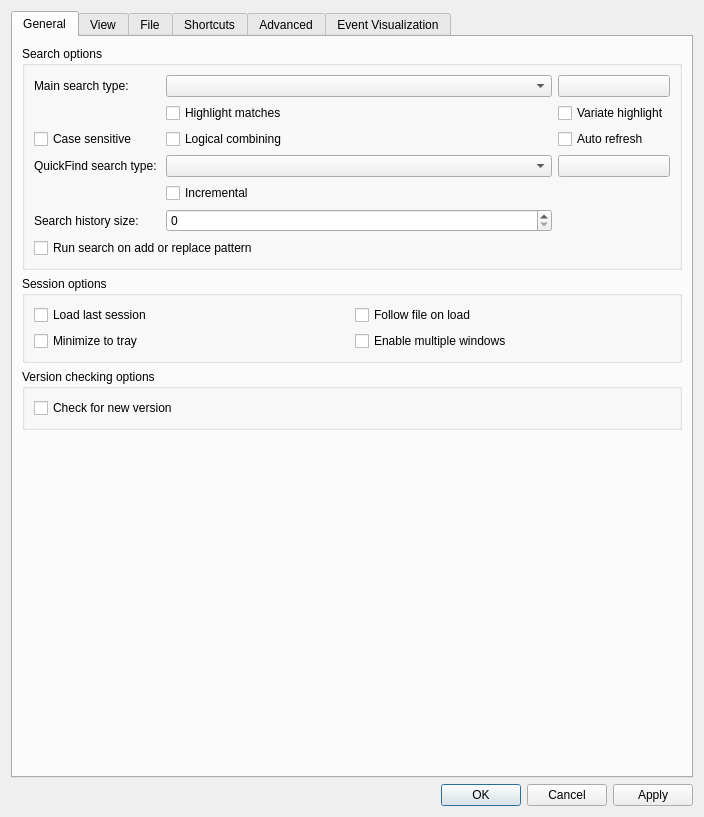
<?xml version="1.0" encoding="UTF-8"?>
<ui version="4.0">
 <class>OptionsDialog</class>
 <widget class="QDialog" name="OptionsDialog">
  <property name="geometry">
   <rect>
    <x>0</x>
    <y>0</y>
    <width>704</width>
    <height>817</height>
   </rect>
  </property>
  <property name="sizePolicy">
   <sizepolicy hsizetype="Fixed" vsizetype="Fixed">
    <horstretch>0</horstretch>
    <verstretch>0</verstretch>
   </sizepolicy>
  </property>
  <property name="windowTitle">
   <string>Klogg preferences</string>
  </property>
  <layout class="QVBoxLayout" name="verticalLayout_2">
   <item>
    <widget class="QTabWidget" name="tabWidget">
     <property name="enabled">
      <bool>true</bool>
     </property>
     <property name="currentIndex">
      <number>0</number>
     </property>
     <widget class="QWidget" name="general_tab">
      <attribute name="title">
       <string>General</string>
      </attribute>
      <layout class="QVBoxLayout" name="verticalLayout_3">
       <item>
        <widget class="QGroupBox" name="searchBox">
         <property name="sizePolicy">
          <sizepolicy hsizetype="Expanding" vsizetype="Fixed">
           <horstretch>0</horstretch>
           <verstretch>0</verstretch>
          </sizepolicy>
         </property>
         <property name="title">
          <string>Search options</string>
         </property>
         <layout class="QVBoxLayout" name="verticalLayout_4">
          <item>
           <layout class="QGridLayout" name="gridLayout">
            <item row="0" column="2">
             <widget class="QPushButton" name="mainSearchColorButton">
              <property name="text">
               <string/>
              </property>
             </widget>
            </item>
            <item row="1" column="1">
             <widget class="QCheckBox" name="highlightMainSearchCheckBox">
              <property name="text">
               <string>Highlight matches</string>
              </property>
             </widget>
            </item>
            <item row="7" column="1">
             <widget class="QCheckBox" name="incrementalCheckBox">
              <property name="layoutDirection">
               <enum>Qt::LeftToRight</enum>
              </property>
              <property name="text">
               <string>Incremental</string>
              </property>
             </widget>
            </item>
            <item row="8" column="0">
             <widget class="QLabel" name="label_11">
              <property name="text">
               <string>Search history size:</string>
              </property>
             </widget>
            </item>
            <item row="1" column="2">
             <widget class="QCheckBox" name="variateHighlightCheckBox">
              <property name="text">
               <string>Variate highlight</string>
              </property>
             </widget>
            </item>
            <item row="0" column="0">
             <widget class="QLabel" name="label_3">
              <property name="text">
               <string>Main search type: </string>
              </property>
             </widget>
            </item>
            <item row="9" column="0" colspan="2">
             <widget class="QCheckBox" name="autoRunSearchOnAddCheckBox">
              <property name="text">
               <string>Run search on add or replace pattern</string>
              </property>
             </widget>
            </item>
            <item row="4" column="0">
             <widget class="QLabel" name="label_4">
              <property name="text">
               <string>QuickFind search type: </string>
              </property>
             </widget>
            </item>
            <item row="8" column="1">
             <widget class="QSpinBox" name="searchHistorySpinBox">
              <property name="maximum">
               <number>999</number>
              </property>
             </widget>
            </item>
            <item row="0" column="1">
             <widget class="QComboBox" name="mainSearchBox">
              <property name="sizePolicy">
               <sizepolicy hsizetype="Expanding" vsizetype="Fixed">
                <horstretch>0</horstretch>
                <verstretch>0</verstretch>
               </sizepolicy>
              </property>
             </widget>
            </item>
            <item row="4" column="2">
             <widget class="QPushButton" name="quickFindColorButton">
              <property name="text">
               <string/>
              </property>
             </widget>
            </item>
            <item row="4" column="1">
             <widget class="QComboBox" name="quickFindSearchBox">
              <property name="sizePolicy">
               <sizepolicy hsizetype="Expanding" vsizetype="Fixed">
                <horstretch>0</horstretch>
                <verstretch>0</verstretch>
               </sizepolicy>
              </property>
             </widget>
            </item>
            <item row="2" column="0">
             <widget class="QCheckBox" name="caseSensitiveCheckBox">
              <property name="text">
               <string>Case sensitive</string>
              </property>
             </widget>
            </item>
            <item row="2" column="1">
             <widget class="QCheckBox" name="logicalCombiningCheckBox">
              <property name="text">
               <string>Logical combining</string>
              </property>
             </widget>
            </item>
            <item row="2" column="2">
             <widget class="QCheckBox" name="autoRefreshCheckBox">
              <property name="text">
               <string>Auto refresh</string>
              </property>
             </widget>
            </item>
           </layout>
          </item>
         </layout>
        </widget>
       </item>
       <item>
        <widget class="QGroupBox" name="sessionBox">
         <property name="title">
          <string>Session options</string>
         </property>
         <layout class="QGridLayout" name="gridLayout_2">
          <item row="2" column="0">
           <widget class="QCheckBox" name="minimizeToTrayCheckBox">
            <property name="text">
             <string>Minimize to tray</string>
            </property>
           </widget>
          </item>
          <item row="0" column="0">
           <widget class="QCheckBox" name="loadLastSessionCheckBox">
            <property name="text">
             <string>Load last session</string>
            </property>
           </widget>
          </item>
          <item row="0" column="1">
           <widget class="QCheckBox" name="followFileOnLoadCheckBox">
            <property name="text">
             <string>Follow file on load</string>
            </property>
           </widget>
          </item>
          <item row="2" column="1">
           <widget class="QCheckBox" name="multipleWindowsCheckBox">
            <property name="text">
             <string>Enable multiple windows</string>
            </property>
           </widget>
          </item>
         </layout>
        </widget>
       </item>
       <item>
        <widget class="QGroupBox" name="versionCheckingBox">
         <property name="title">
          <string>Version checking options</string>
         </property>
         <layout class="QVBoxLayout" name="verticalLayout_7">
          <item>
           <widget class="QCheckBox" name="checkForNewVersionCheckBox">
            <property name="text">
             <string>Check for new version</string>
            </property>
           </widget>
          </item>
         </layout>
        </widget>
       </item>
       <item>
        <spacer name="verticalSpacer">
         <property name="orientation">
          <enum>Qt::Vertical</enum>
         </property>
         <property name="sizeHint" stdset="0">
          <size>
           <width>20</width>
           <height>0</height>
          </size>
         </property>
        </spacer>
       </item>
      </layout>
     </widget>
     <widget class="QWidget" name="viewTab">
      <attribute name="title">
       <string>View</string>
      </attribute>
      <layout class="QVBoxLayout" name="verticalLayout_12">
       <item>
        <widget class="QGroupBox" name="textGroupBox">
         <property name="sizePolicy">
          <sizepolicy hsizetype="Expanding" vsizetype="Fixed">
           <horstretch>0</horstretch>
           <verstretch>0</verstretch>
          </sizepolicy>
         </property>
         <property name="title">
          <string>Text</string>
         </property>
         <layout class="QVBoxLayout" name="verticalLayout_13">
          <item>
           <layout class="QVBoxLayout" name="verticalLayout_18">
            <item>
             <layout class="QHBoxLayout" name="horizontalLayout_7">
              <item>
               <widget class="QLabel" name="label">
                <property name="text">
                 <string>Font family: </string>
                </property>
               </widget>
              </item>
              <item>
               <widget class="QComboBox" name="fontFamilyBox">
                <property name="sizePolicy">
                 <sizepolicy hsizetype="Expanding" vsizetype="Fixed">
                  <horstretch>0</horstretch>
                  <verstretch>0</verstretch>
                 </sizepolicy>
                </property>
               </widget>
              </item>
              <item>
               <widget class="QLabel" name="label_2">
                <property name="text">
                 <string>Font size: </string>
                </property>
               </widget>
              </item>
              <item>
               <widget class="QComboBox" name="fontSizeBox">
                <property name="sizePolicy">
                 <sizepolicy hsizetype="Expanding" vsizetype="Fixed">
                  <horstretch>0</horstretch>
                  <verstretch>0</verstretch>
                 </sizepolicy>
                </property>
               </widget>
              </item>
             </layout>
            </item>
            <item>
             <layout class="QHBoxLayout" name="horizontalLayout_9"/>
            </item>
            <item>
             <widget class="QCheckBox" name="fontSmoothCheckBox">
              <property name="text">
               <string>Force font anti-aliasing</string>
              </property>
             </widget>
            </item>
            <item>
             <widget class="QCheckBox" name="boldFontCheckBox">
              <property name="text">
               <string>Use bold font (if supported by selected font)</string>
              </property>
             </widget>
            </item>
             <item>
              <widget class="QCheckBox" name="wrapTextCheckBox">
               <property name="text">
                <string>Enable text wrap on file open</string>
               </property>
              </widget>
             </item>
            </layout>
           </item>
          </layout>
         </widget>
       </item>
       <item>
        <layout class="QHBoxLayout" name="horizontalLayout_8">
         <item>
          <widget class="QGroupBox" name="languageGroupBox">
           <property name="title">
            <string>Language</string>
           </property>
           <layout class="QGridLayout" name="gridLayout_3">
            <item row="0" column="0">
             <widget class="QComboBox" name="languageComboBox"/>
            </item>
           </layout>
          </widget>
         </item>
         <item>
          <widget class="QGroupBox" name="styleBox">
           <property name="title">
            <string>Style</string>
           </property>
           <layout class="QVBoxLayout" name="verticalLayout_15">
            <item>
             <widget class="QComboBox" name="styleComboBox"/>
            </item>
           </layout>
          </widget>
         </item>
        </layout>
       </item>
       <item>
        <widget class="QGroupBox" name="hidpiGroupBox">
         <property name="title">
          <string>High DPI</string>
         </property>
         <layout class="QVBoxLayout" name="verticalLayout_14">
          <item>
           <widget class="QCheckBox" name="enableQtHiDpiCheckBox">
            <property name="text">
             <string>Enable Qt High DPI support</string>
            </property>
            <property name="checked">
             <bool>true</bool>
            </property>
           </widget>
          </item>
          <item>
           <layout class="QHBoxLayout" name="horizontalLayout_2">
            <item>
             <widget class="QLabel" name="label_7">
              <property name="text">
               <string>Scale rounding:</string>
              </property>
             </widget>
            </item>
            <item>
             <widget class="QComboBox" name="scaleRoundingComboBox">
              <property name="sizePolicy">
               <sizepolicy hsizetype="Expanding" vsizetype="Fixed">
                <horstretch>0</horstretch>
                <verstretch>0</verstretch>
               </sizepolicy>
              </property>
              <item>
               <property name="text">
                <string>Round</string>
               </property>
              </item>
              <item>
               <property name="text">
                <string>Ceil</string>
               </property>
              </item>
              <item>
               <property name="text">
                <string>Floor</string>
               </property>
              </item>
              <item>
               <property name="text">
                <string>RoundPreferFloor</string>
               </property>
              </item>
              <item>
               <property name="text">
                <string>PassThrough</string>
               </property>
              </item>
             </widget>
            </item>
           </layout>
          </item>
          <item>
           <widget class="QLabel" name="label_10">
            <property name="text">
             <string>Need to restart application to apply these settings</string>
            </property>
           </widget>
          </item>
         </layout>
        </widget>
       </item>
        <item>
         <widget class="QGroupBox" name="visualizationGroupBox">
          <property name="title">
           <string>Visualization</string>
          </property>
          <layout class="QVBoxLayout" name="verticalLayout_visualizationGroupBox">
           <item>
            <widget class="QGroupBox" name="sliceOverlayAppearanceGroupBox">
             <property name="title">
              <string>Slice overlay appearance</string>
             </property>
             <layout class="QGridLayout" name="gridLayout_sliceOverlayAppearance">
              <item row="0" column="0">
               <widget class="QLabel" name="sliceOverlayTextColorLabel">
                <property name="text">
                 <string>Text color:</string>
                </property>
               </widget>
              </item>
              <item row="0" column="1">
               <widget class="QPushButton" name="sliceOverlayTextColorButton">
                <property name="text">
                 <string/>
                </property>
               </widget>
              </item>
              <item row="1" column="0">
               <widget class="QLabel" name="sliceOverlayBackgroundColorLabel">
                <property name="text">
                 <string>Background color:</string>
                </property>
               </widget>
              </item>
              <item row="1" column="1">
               <widget class="QPushButton" name="sliceOverlayBackgroundColorButton">
                <property name="text">
                 <string/>
                </property>
               </widget>
              </item>
              <item row="2" column="0" colspan="2">
               <widget class="QCheckBox" name="sliceOverlayBorderCheckBox">
                <property name="text">
                 <string>Enable subtle border/shadow</string>
                </property>
                <property name="checked">
                 <bool>true</bool>
                </property>
               </widget>
              </item>
             </layout>
            </widget>
           </item>
          </layout>
         </widget>
        </item>
        <item>
         <widget class="QGroupBox" name="viewOtherGroupBox">
          <property name="title">
           <string>Miscellaneous</string>
         </property>
         <layout class="QVBoxLayout" name="verticalLayout_6">
           <item>
            <widget class="QGroupBox" name="ansiProcessingGroupBox">
             <property name="title">
              <string>ANSI Escape Sequences</string>
             </property>
             <layout class="QVBoxLayout" name="ansiLayout">
              <item>
               <widget class="QRadioButton" name="ansiNoneRadioButton">
                <property name="text">
                 <string>Do not process (show raw codes)</string>
                </property>
                <property name="checked">
                 <bool>true</bool>
                </property>
               </widget>
              </item>
              <item>
               <widget class="QRadioButton" name="ansiStripOnlyRadioButton">
                <property name="text">
                 <string>Strip escape sequences</string>
                </property>
               </widget>
              </item>
              <item>
               <widget class="QRadioButton" name="ansiRenderColorsRadioButton">
                <property name="text">
                 <string>Render foreground colors</string>
                </property>
               </widget>
              </item>
             </layout>
            </widget>
           </item>
         </layout>
        </widget>
       </item>
       <item>
        <spacer name="verticalSpacer_4">
         <property name="orientation">
          <enum>Qt::Vertical</enum>
         </property>
         <property name="sizeHint" stdset="0">
          <size>
           <width>20</width>
           <height>40</height>
          </size>
         </property>
        </spacer>
       </item>
      </layout>
     </widget>
     <widget class="QWidget" name="file_watch_tab">
      <attribute name="title">
       <string>File</string>
      </attribute>
      <layout class="QVBoxLayout" name="verticalLayout_9">
       <item>
        <widget class="QGroupBox" name="fileChangeBox">
         <property name="title">
          <string>File change monitoring</string>
         </property>
         <layout class="QVBoxLayout" name="verticalLayout">
          <item>
           <widget class="QCheckBox" name="nativeFileWatchCheckBox">
            <property name="text">
             <string>Enable filesystem change monitoring</string>
            </property>
           </widget>
          </item>
          <item>
           <widget class="QCheckBox" name="pollingCheckBox">
            <property name="text">
             <string>Enable polling</string>
            </property>
           </widget>
          </item>
          <item>
           <layout class="QHBoxLayout" name="horizontalLayout_5">
            <item>
             <widget class="QLabel" name="label_5">
              <property name="text">
               <string>Polling interval (ms):</string>
              </property>
             </widget>
            </item>
            <item>
             <widget class="QLineEdit" name="pollIntervalLineEdit">
              <property name="maximumSize">
               <size>
                <width>16777215</width>
                <height>16777215</height>
               </size>
              </property>
              <property name="inputMethodHints">
               <set>Qt::ImhDigitsOnly</set>
              </property>
             </widget>
            </item>
           </layout>
          </item>
          <item>
           <widget class="QCheckBox" name="fastModificationDetectionCheckBox">
            <property name="text">
             <string>Use fast modification detection</string>
            </property>
           </widget>
          </item>
          <item>
           <widget class="QCheckBox" name="allowFollowOnScrollCheckBox">
            <property name="text">
             <string>Turn on follow on scroll past the end</string>
            </property>
           </widget>
          </item>
         </layout>
        </widget>
       </item>
       <item>
        <widget class="QGroupBox" name="encodingGroupBox">
         <property name="title">
          <string>Encoding</string>
         </property>
         <layout class="QVBoxLayout" name="verticalLayout_17">
          <item>
           <layout class="QHBoxLayout" name="horizontalLayout_3">
            <item>
             <widget class="QLabel" name="label_12">
              <property name="text">
               <string>Encoding for new files</string>
              </property>
             </widget>
            </item>
            <item>
             <widget class="QComboBox" name="encodingComboBox"/>
            </item>
           </layout>
          </item>
         </layout>
        </widget>
       </item>
       <item>
        <widget class="QGroupBox" name="recentFilesBox">
         <property name="sizePolicy">
          <sizepolicy hsizetype="Expanding" vsizetype="Fixed">
           <horstretch>0</horstretch>
           <verstretch>0</verstretch>
          </sizepolicy>
         </property>
         <property name="layoutDirection">
          <enum>Qt::LeftToRight</enum>
         </property>
         <property name="title">
          <string>Recent files</string>
         </property>
         <layout class="QVBoxLayout" name="verticalLayout_recentFilesBox">
          <item>
           <layout class="QHBoxLayout" name="horizontalLayout_6">
            <item>
             <widget class="QLabel" name="recentFilesLabel">
              <property name="sizePolicy">
               <sizepolicy hsizetype="Preferred" vsizetype="Preferred">
                <horstretch>1</horstretch>
                <verstretch>0</verstretch>
               </sizepolicy>
              </property>
              <property name="text">
               <string>Show the number of recently opened files:</string>
              </property>
             </widget>
            </item>
            <item>
             <widget class="QSpinBox" name="filesHistoryMaxItemsSpinBox">
              <property name="sizePolicy">
               <sizepolicy hsizetype="Minimum" vsizetype="Fixed">
                <horstretch>0</horstretch>
                <verstretch>0</verstretch>
               </sizepolicy>
              </property>
             </widget>
            </item>
           </layout>
          </item>
         </layout>
        </widget>
       </item>
       <item>
        <widget class="QGroupBox" name="archivesGroupBox">
         <property name="title">
          <string>Archives</string>
         </property>
         <layout class="QVBoxLayout" name="verticalLayout_10">
          <item>
           <widget class="QCheckBox" name="extractArchivesCheckBox">
            <property name="text">
             <string>Extract archives</string>
            </property>
           </widget>
          </item>
          <item>
           <widget class="QCheckBox" name="extractArchivesAlwaysCheckBox">
            <property name="text">
             <string>Extract archives without confirmation</string>
            </property>
           </widget>
          </item>
         </layout>
        </widget>
       </item>
       <item>
        <widget class="QGroupBox" name="tempFilesGroupBox">
         <property name="title">
          <string>Temporary files</string>
         </property>
         <layout class="QHBoxLayout" name="horizontalLayout_tempFiles">
          <item>
           <widget class="QLabel" name="tempDirectoryLabel">
            <property name="text">
             <string>Temporary folder:</string>
            </property>
           </widget>
          </item>
          <item>
           <widget class="QLineEdit" name="tempDirectoryLineEdit">
            <property name="toolTip">
             <string>Leave empty to use the system temporary folder.</string>
            </property>
           </widget>
          </item>
          <item>
           <widget class="QPushButton" name="tempDirectoryBrowseButton">
            <property name="text">
             <string>Browse...</string>
            </property>
           </widget>
          </item>
         </layout>
        </widget>
       </item>
       <item>
        <widget class="QGroupBox" name="downloadGroupBox">
         <property name="title">
          <string>File download</string>
         </property>
         <layout class="QVBoxLayout" name="verticalLayout_11">
          <item>
           <widget class="QCheckBox" name="verifySslCheckBox">
            <property name="text">
             <string>Verify certificates for https connections</string>
            </property>
            <property name="checked">
             <bool>true</bool>
            </property>
           </widget>
          </item>
         </layout>
        </widget>
       </item>
       <item>
        <spacer name="verticalSpacer_3">
         <property name="orientation">
          <enum>Qt::Vertical</enum>
         </property>
         <property name="sizeHint" stdset="0">
          <size>
           <width>20</width>
           <height>40</height>
          </size>
         </property>
        </spacer>
       </item>
      </layout>
     </widget>
     <widget class="QWidget" name="shortcutsTab">
      <attribute name="title">
       <string>Shortcuts</string>
      </attribute>
      <layout class="QVBoxLayout" name="verticalLayout_16">
       <item>
        <widget class="QTableWidget" name="shortcutsTable">
         <property name="columnCount">
          <number>3</number>
         </property>
         <attribute name="verticalHeaderVisible">
          <bool>false</bool>
         </attribute>
         <column/>
         <column/>
         <column/>
        </widget>
       </item>
       <item>
        <layout class="QHBoxLayout" name="horizontalLayout_0">
         <item>
          <spacer name="horizontalSpacer">
           <property name="orientation">
            <enum>Qt::Horizontal</enum>
           </property>
           <property name="sizeHint" stdset="0">
            <size>
             <width>40</width>
             <height>20</height>
            </size>
           </property>
          </spacer>
         </item>
         <item>
          <widget class="QPushButton" name="restoreShortcutsDefaults">
           <property name="text">
            <string>Restore defaults</string>
           </property>
          </widget>
         </item>
        </layout>
       </item>
      </layout>
     </widget>
     <widget class="QWidget" name="advanced_tab">
      <property name="enabled">
       <bool>true</bool>
      </property>
      <attribute name="title">
       <string>Advanced</string>
      </attribute>
      <layout class="QVBoxLayout" name="verticalLayout_5">
       <item>
        <widget class="QGroupBox" name="perfBox">
         <property name="title">
          <string>Indexing and search</string>
         </property>
         <layout class="QVBoxLayout" name="verticalLayout_20">
          <item>
           <layout class="QVBoxLayout" name="verticalLayout_19">
            <item>
             <layout class="QFormLayout" name="formLayout_2">
              <item row="0" column="0">
               <widget class="QLabel" name="regexpEngineLabel">
                <property name="text">
                 <string>Regular expressions engine:</string>
                </property>
               </widget>
              </item>
              <item row="0" column="1">
               <widget class="QComboBox" name="regexpEngineComboBox">
                <property name="sizePolicy">
                 <sizepolicy hsizetype="MinimumExpanding" vsizetype="Fixed">
                  <horstretch>0</horstretch>
                  <verstretch>0</verstretch>
                 </sizepolicy>
                </property>
               </widget>
              </item>
              <item row="1" column="0">
               <widget class="QLabel" name="label_8">
                <property name="text">
                 <string>Index file read buffer (Mib):</string>
                </property>
               </widget>
              </item>
              <item row="1" column="1">
               <widget class="QSpinBox" name="indexReadBufferSpinBox">
                <property name="sizePolicy">
                 <sizepolicy hsizetype="MinimumExpanding" vsizetype="Fixed">
                  <horstretch>0</horstretch>
                  <verstretch>0</verstretch>
                 </sizepolicy>
                </property>
                <property name="maximum">
                 <number>256</number>
                </property>
               </widget>
              </item>
              <item row="2" column="0">
               <widget class="QLabel" name="label_9">
                <property name="text">
                 <string>Search read buffer (lines):</string>
                </property>
               </widget>
              </item>
              <item row="2" column="1">
               <widget class="QSpinBox" name="searchReadBufferSpinBox">
                <property name="sizePolicy">
                 <sizepolicy hsizetype="MinimumExpanding" vsizetype="Fixed">
                  <horstretch>0</horstretch>
                  <verstretch>0</verstretch>
                 </sizepolicy>
                </property>
                <property name="suffix">
                 <string/>
                </property>
                <property name="maximum">
                 <number>100000</number>
                </property>
               </widget>
              </item>
             </layout>
            </item>
            <item>
             <widget class="QCheckBox" name="keepFileClosedCheckBox">
              <property name="toolTip">
               <string>File will be kept closed as much as possible. Affects only files opened after check state changed</string>
              </property>
              <property name="text">
               <string>Keep file closed (file reload required)</string>
              </property>
             </widget>
            </item>
            <item>
             <widget class="QCheckBox" name="compressedIndexCheckBox">
              <property name="text">
               <string>Use compressed index (file reload required)</string>
              </property>
              <property name="checked">
               <bool>true</bool>
              </property>
             </widget>
            </item>
            <item>
             <widget class="QCheckBox" name="parallelSearchCheckBox">
              <property name="text">
               <string>Use parallel search</string>
              </property>
              <property name="checked">
               <bool>true</bool>
              </property>
             </widget>
            </item>
            <item>
             <widget class="QCheckBox" name="optimizeForNotLatinEncodingsCheckBox">
              <property name="text">
               <string>Optimize search for non-latin encodings</string>
              </property>
             </widget>
            </item>
           </layout>
          </item>
         </layout>
        </widget>
       </item>
       <item>
        <widget class="QGroupBox" name="cachingBox">
         <property name="title">
          <string>Caching</string>
         </property>
         <property name="alignment">
          <set>Qt::AlignLeading|Qt::AlignLeft|Qt::AlignVCenter</set>
         </property>
         <property name="flat">
          <bool>false</bool>
         </property>
         <layout class="QFormLayout" name="formLayout">
          <property name="labelAlignment">
           <set>Qt::AlignLeading|Qt::AlignLeft|Qt::AlignVCenter</set>
          </property>
          <item row="0" column="0" colspan="2">
           <widget class="QCheckBox" name="searchResultsCacheCheckBox">
            <property name="text">
             <string>Enable search results cache</string>
            </property>
            <property name="checked">
             <bool>true</bool>
            </property>
           </widget>
          </item>
          <item row="1" column="0">
           <widget class="QLabel" name="label_6">
            <property name="text">
             <string>Search cache size (lines):</string>
            </property>
           </widget>
          </item>
          <item row="1" column="1">
           <widget class="QSpinBox" name="searchCacheSpinBox">
            <property name="sizePolicy">
             <sizepolicy hsizetype="MinimumExpanding" vsizetype="Fixed">
              <horstretch>0</horstretch>
              <verstretch>0</verstretch>
             </sizepolicy>
            </property>
            <property name="maximum">
             <number>10000000</number>
            </property>
            <property name="value">
             <number>100000</number>
            </property>
           </widget>
          </item>
         </layout>
        </widget>
       </item>
       <item>
        <widget class="QGroupBox" name="loggingBox">
         <property name="title">
          <string>Logging</string>
         </property>
         <layout class="QVBoxLayout" name="verticalLayout_8">
          <item>
           <widget class="QCheckBox" name="loggingCheckBox">
            <property name="text">
             <string>Enable logging</string>
            </property>
           </widget>
          </item>
          <item>
           <layout class="QHBoxLayout" name="horizontalLayout_4">
            <item>
             <widget class="QLabel" name="verbosityLabel">
              <property name="text">
               <string>Verbosity</string>
              </property>
             </widget>
            </item>
            <item>
              <widget class="QComboBox" name="verbositySpinBox">
               <property name="enabled">
                <bool>false</bool>
               </property>
               <item>
                <property name="text">
                 <string>None</string>
                </property>
               </item>
               <item>
                <property name="text">
                 <string>Fatal</string>
                </property>
               </item>
               <item>
                <property name="text">
                 <string>Error</string>
                </property>
               </item>
               <item>
                <property name="text">
                 <string>Warning</string>
                </property>
               </item>
               <item>
                <property name="text">
                 <string>Info</string>
                </property>
               </item>
               <item>
                <property name="text">
                 <string>Debug</string>
                </property>
               </item>
              </widget>
             </item>
           </layout>
          </item>
         </layout>
        </widget>
       </item>
       <item>
        <spacer name="verticalSpacer_2">
         <property name="orientation">
          <enum>Qt::Vertical</enum>
         </property>
         <property name="sizeHint" stdset="0">
          <size>
           <width>20</width>
           <height>20</height>
          </size>
         </property>
        </spacer>
       </item>
      </layout>
     </widget>
     <widget class="QWidget" name="eventVisualizationTab">
      <attribute name="title">
       <string>Event Visualization</string>
      </attribute>
      <layout class="QVBoxLayout" name="verticalLayout_eventViz">
        <item>
         <widget class="QGroupBox" name="perfettoGroupBox">
         <property name="title">
          <string>Perfetto UI</string>
         </property>
         <layout class="QVBoxLayout" name="verticalLayout_perfetto">
          <item>
           <layout class="QHBoxLayout" name="horizontalLayout_perfettoUrl">
            <item>
             <widget class="QLabel" name="perfettoUrlLabel">
              <property name="text">
               <string>Perfetto UI URL:</string>
              </property>
             </widget>
            </item>
            <item>
             <widget class="QLineEdit" name="perfettoUrlLineEdit">
              <property name="placeholderText">
               <string>https://ui.perfetto.dev/</string>
              </property>
             </widget>
            </item>
           </layout>
          </item>
          <item>
           <widget class="QLabel" name="perfettoUrlHintLabel">
            <property name="text">
             <string>URL for Perfetto UI viewer (used when exporting events)</string>
            </property>
            <property name="wordWrap">
             <bool>true</bool>
            </property>
           </widget>
          </item>
         </layout>
        </widget>
       </item>
       <item>
        <spacer name="verticalSpacer_eventViz">
         <property name="orientation">
          <enum>Qt::Vertical</enum>
         </property>
         <property name="sizeHint" stdset="0">
          <size>
           <width>20</width>
           <height>40</height>
          </size>
         </property>
        </spacer>
       </item>
      </layout>
     </widget>
    </widget>
   </item>
   <item>
    <widget class="QDialogButtonBox" name="buttonBox">
     <property name="orientation">
      <enum>Qt::Horizontal</enum>
     </property>
     <property name="standardButtons">
      <set>QDialogButtonBox::Apply|QDialogButtonBox::Cancel|QDialogButtonBox::Ok</set>
     </property>
    </widget>
   </item>
  </layout>
 </widget>
 <resources/>
 <connections/>
 <designerdata>
  <property name="gridDeltaX">
   <number>10</number>
  </property>
  <property name="gridDeltaY">
   <number>10</number>
  </property>
  <property name="gridSnapX">
   <bool>true</bool>
  </property>
  <property name="gridSnapY">
   <bool>true</bool>
  </property>
  <property name="gridVisible">
   <bool>true</bool>
  </property>
 </designerdata>
</ui>
